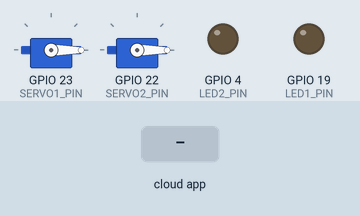
Simulated run of this sketch. Board: ESP32. Shown: 2 × servo, output pins drawn as LEDs (lit = HIGH). Inputs (shaded band) come from the test bench. WiFi joins after 1.5 s; servers stay silent unless stated; the Firebase database answers and starts empty; what the sketch prints to the serial monitor is not drawn.

Above: at 2.7 s.
2.8 s: the phone or cloud app sets light to 1
At 4.7 s:
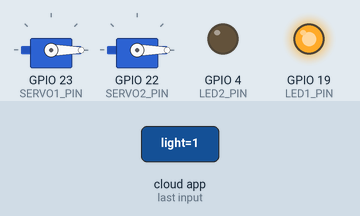
5.0 s: the phone or cloud app sets fan to 1
At 6.6 s:
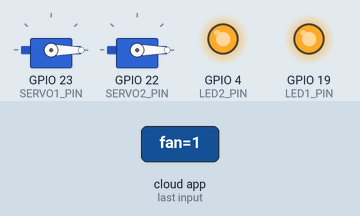
7.1 s: the phone or cloud app sets light to 0
At 8.2 s:
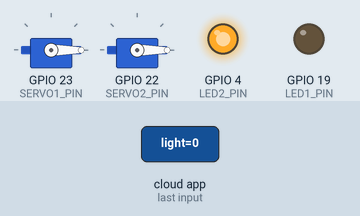
9.2 s: the phone or cloud app sets servo1 to 1
At 11.0 s:
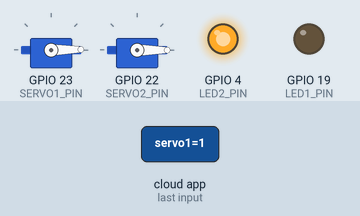
11.3 s: the phone or cloud app sets servo2 to 1
At 12.7 s:
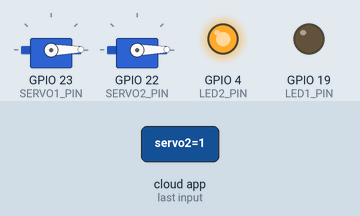
13.4 s: the phone or cloud app sets fan to 0
At 14.4 s:
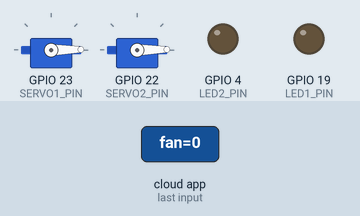
Timing chart, 0 to 16.4 s (numbered marks = the images above; inputs shaded):
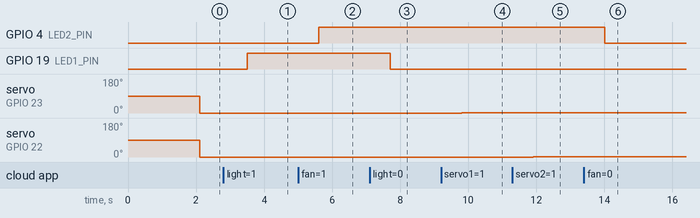

The sketch:

devices.ino
```cpp
#include <WiFi.h>
#include <ESP32Firebase.h>
#include <ESP32Servo.h>  // Thư viện Servo cho ESP32

// Thông tin WiFi
#define WIFI_SSID "None"
#define WIFI_PASSWORD "boohofwooer"

// Địa chỉ Firebase
#define FIREBASE_URL "https://sentinal-ce1bd-default-rtdb.asia-southeast1.firebasedatabase.app/"
Firebase firebase(FIREBASE_URL);

// Chân GPIO của thiết bị
#define LED1_PIN 19
#define LED2_PIN 4
#define SERVO1_PIN 23
#define SERVO2_PIN 22

Servo servo1;
Servo servo2;

int prevLed1State = -1;
int prevLed2State = -1;
int prevServo1Angle = -1;
int prevServo2Angle = -1;

void setup() {
  Serial.begin(115200);

  // Kết nối WiFi
  WiFi.begin(WIFI_SSID, WIFI_PASSWORD);
  Serial.print("Đang kết nối WiFi");
  while (WiFi.status() != WL_CONNECTED) {
    delay(500);
    Serial.print(".");
  }
  Serial.println("\nWiFi đã kết nối!");
  Serial.print("IP Address: ");
  Serial.println(WiFi.localIP());

  // Cấu hình GPIO
  pinMode(LED1_PIN, OUTPUT);
  pinMode(LED2_PIN, OUTPUT);
  digitalWrite(LED1_PIN, LOW);
  digitalWrite(LED2_PIN, LOW);

  // Gắn servo vào chân điều khiển
  servo1.attach(SERVO1_PIN, 500, 2500);  // Giới hạn PWM cho servo
  servo2.attach(SERVO2_PIN, 500, 2500);
  servo1.write(90);  // Khởi tạo góc ban đầu
  servo2.write(90);
}

void loop() {
  // Đọc giá trị từ Firebase
  int led1State = firebase.getInt("devices/light");
  int led2State = firebase.getInt("devices/fan");
  int servo1Angle = firebase.getInt("devices/servo1");
  int servo2Angle = firebase.getInt("devices/servo2");

  // Cập nhật LED nếu có thay đổi
  if (led1State != prevLed1State) {
    digitalWrite(LED1_PIN, led1State);
    Serial.print("light: ");
    Serial.println(led1State);
    prevLed1State = led1State;
  }
  if (led2State != prevLed2State) {
    digitalWrite(LED2_PIN, led2State);
    Serial.print("fan: ");
    Serial.println(led2State);
    prevLed2State = led2State;
  }

  // Cập nhật Servo nếu có thay đổi
  if (servo1Angle != prevServo1Angle && servo1Angle >= 0 && servo1Angle <= 180) {
    servo1.write(servo1Angle);
    Serial.print("Servo1: ");
    Serial.println(servo1Angle);
    prevServo1Angle = servo1Angle;
  }
  if (servo2Angle != prevServo2Angle && servo2Angle >= 0 && servo2Angle <= 180) {
    servo2.write(servo2Angle);
    Serial.print("Servo2: ");
    Serial.println(servo2Angle);
    prevServo2Angle = servo2Angle;
  }

  delay(100);  // Tránh Firebase bị gọi liên tục
}
```

Measured:
- after the input at 2.8 s, GPIO 19 (LED1_PIN): LOW → HIGH after 0.70 s
- after the input at 5.0 s, GPIO 4 (LED2_PIN): LOW → HIGH after 0.61 s
- after the input at 7.1 s, GPIO 19 (LED1_PIN): HIGH → LOW after 0.61 s
- after the input at 9.2 s, servo on GPIO 23 (SERVO1_PIN): 0° → 1° after 0.61 s
- after the input at 11.3 s, servo on GPIO 22 (SERVO2_PIN): 0° → 1° after 0.61 s
- after the input at 13.4 s, GPIO 4 (LED2_PIN): HIGH → LOW after 0.61 s
